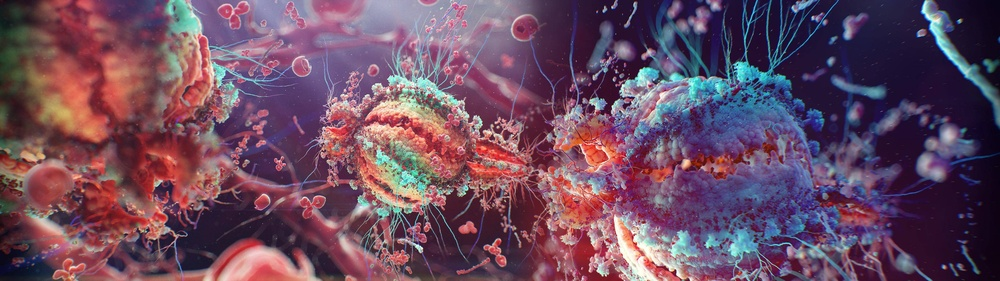
#> input picture img1.jpg, 1000 x 281 px, shrunk from 3840 x 1080 before the run
$ python PCATut.py
#> lines starting #> are read from the running program, lines starting #| are printed output that depends on the picture
# -*- coding: utf-8 -*-
"""
Created on Tue Apr  9 22:52:28 2019

@author: Kunal
"""

import cv2
import matplotlib.pyplot as plt

img=cv2.imread("img1.jpg",0)
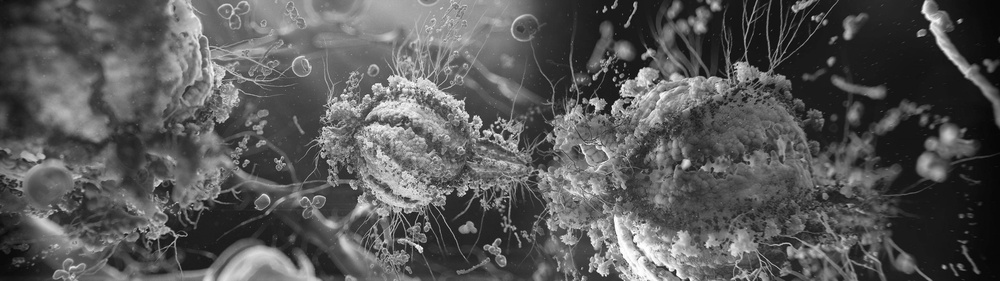
#> img: shape (281, 1000); min 5, max 255, mean 87.4

cv2.imshow('image',img)
cv2.waitKey(0)
cv2.destroyAllWindows()


from sklearn.decomposition import PCA
pca = PCA(0.95)
img_new = pca.fit_transform(img)
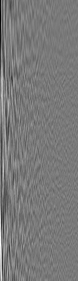
#> img_new: shape (281, 78) float64; min -1192.2, max 1307.7, mean 0; drawn with min black and max white

cv2.imshow('image',img)
cv2.waitKey(0)
cv2.destroyAllWindows()

cv2.imwrite("Output/img_pca.jpg",img_new)
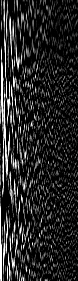
#> saved as img_pca.jpg: shape (281, 78); min 0, max 255, mean 38
